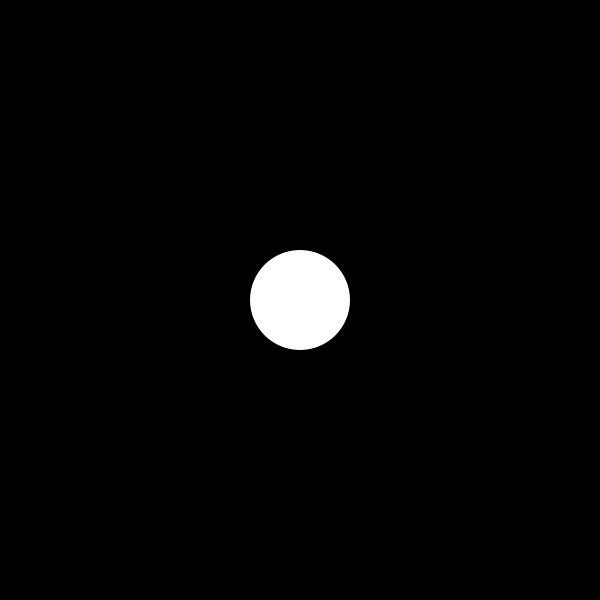
Frame 1 (no input)
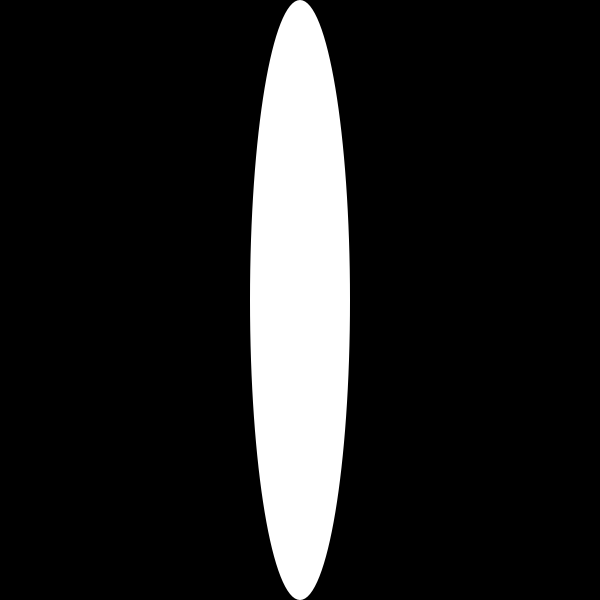
Frame 60 (the mouse pressed at the canvas centre just before this capture)
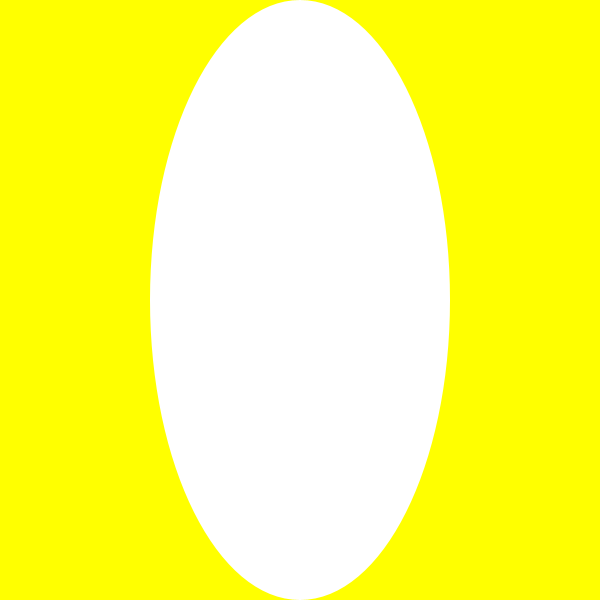
Frame 120 (the mouse held since frame 60 and released just before this capture)

The Processing sketch that drew these frames (run headless with seeded random() and noise(); from frame 60 on, the mouse is pressed at the canvas centre):

// Processing sketch: codeDay2
// ── codeDay2.pde
int xPos;
int yPos;
int circleW;
int circleH;
int circle2W;
int circle2H;
boolean mouseOverCircle;

void setup(){
  size(600,600);
  noStroke();
  xPos = width/2;
  yPos = height/2;
  circleW = width/6;
  circleH = width/6;
  circle2W = circleW-100;
  circle2H = circleH-100;
}

void draw(){
  background(mouseX,mouseY,0);
  fill(255,255,255);
  ellipse(xPos, yPos, circleW, circleH);
  fill(mouseX,mouseY,0);
  ellipse(xPos, yPos, circle2W, circle2H);
  if(mouseX >= xPos){
    mouseOverCircle = true;
  }
  else if(mouseX <= xPos){
    mouseOverCircle = false;
  }
  if(mouseOverCircle == true){
    circleW = mouseX;
    circle2W = 600 - mouseX;
  }
  else if(mouseOverCircle == false){
    circleH = 600 - mouseX;
    circle2H = mouseX;
  }
}
